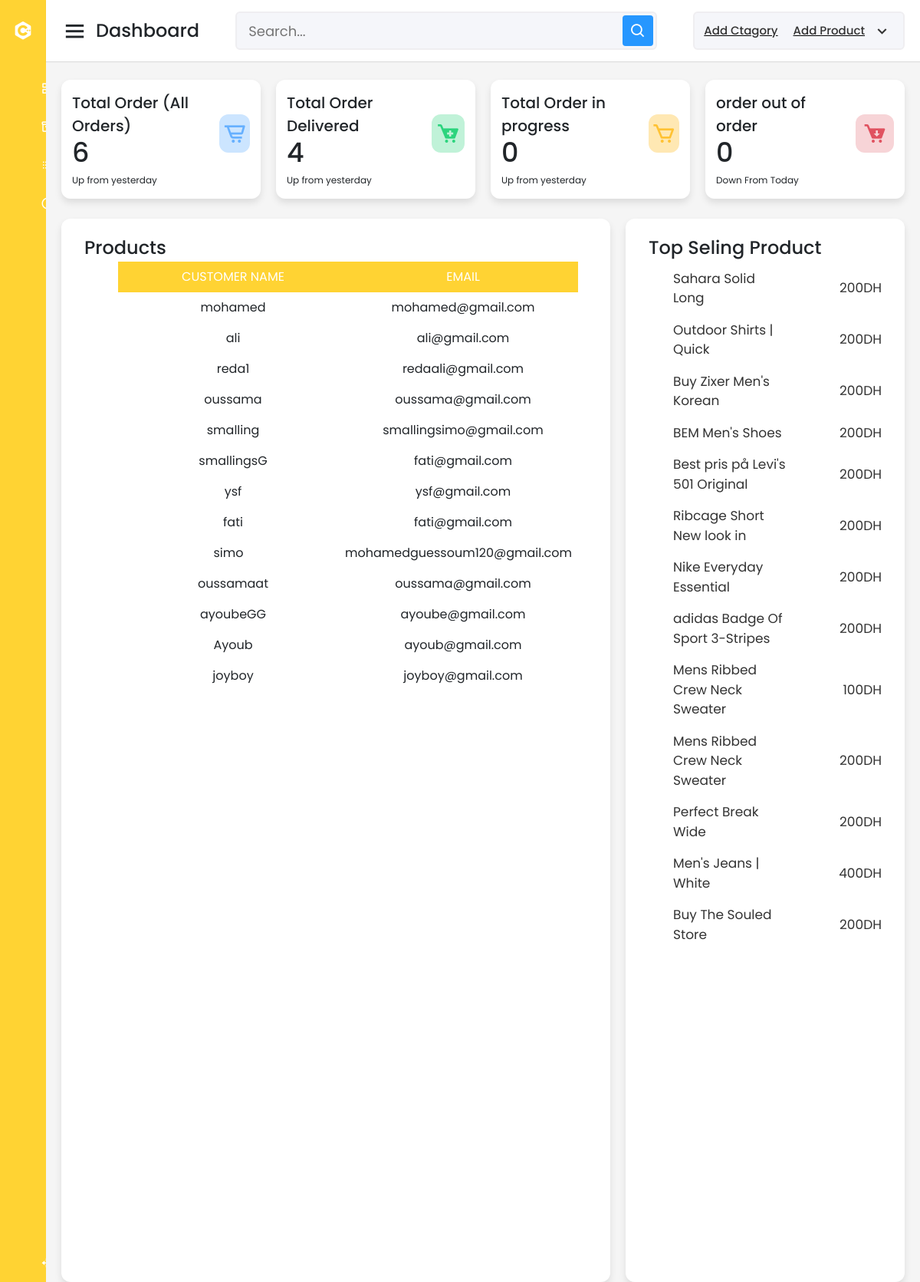
Screenshot of /escpasAdminUsers with the database file from the repository.
### all/models.py (models this page shows, shortened)
class Product(models.Model):
    name= models.CharField(max_length=100, null=True)
    price_per_unit = models.CharField(max_length=100, null=True)
    basic_unit = models.CharField(max_length=100, null=True)
    description = models.CharField(max_length=100, null=True)
    avatar = models.ImageField( null=True )
    date_created= models.DateTimeField(auto_now_add=True, null=True)
    sizes = models.ManyToManyField(Size)
    colors = models.ManyToManyField(Color)
    nameCat = models.ForeignKey(Cat,null=True, on_delete=models.CASCADE)

### all/views.py (the view)
# urls.py: path('escpasAdminUsers',views.escpasAdminUsers, name="escpasAdminUsers"),
def escpasAdminUsers(request):
    Orders = Order.objects.all()
    products = Product.objects.all()
    Cats = Cat.objects.all()
    user = User.objects.all()
    out_orders = Order.objects.all().count()
    out_ordersDelivered = Order.objects.filter(status="Delivered").count()
    out_ordersPending = Order.objects.filter(status="Pending").count()
    out_ordersinprogress = Order.objects.filter(status="in progress").count()
    out_ordersoutoforder = Order.objects.filter(status="out of order").count()
    context={'out_orders': out_orders,'products':products,'Cats':Cats,'Orders':Orders,'user':user,'out_ordersDelivered':out_ordersDelivered,'out_ordersPending':out_ordersPending,'out_ordersinprogress':out_ordersinprogress,'out_ordersoutoforder':out_ordersoutoforder}
    return render(request,"all/escpasAdminUsers.html",context)

### all/templates/all/escpasAdminUsers.html (shortened to what this page needs)
{% extends "all/mainDashbord.html" %}
{% load static %}
{% block content %}
      <div class="sales-boxes">
        <div class="recent-sales box">
          <div class="title">Products</div>
          <div class="sales-details">
            <ul class="details">
<div class="container">
	<div class="table" style="margin-bottom: 734px">
		<div class="table-header">
			<div class="header__item"><a id="name" class="filter__link" href="#">Customer Name</a></div>
			<div class="header__item"><a id="wins" class="filter__link filter__link--number" href="#">email</a></div>
		</div>
		<div class="table-content">
      {% for item  in user %}
			<div class="table-row">
        <div class="table-data">{{item.username}}</div>
        <div class="table-data">{{item.email}}</div>
			</div>
      {% endfor %}
		</div>
	</div>
</div>
    </ul>
          </div>
        </div>
        <div class="top-sales box">
          <div class="title">Top Seling Product</div>
          {% for item  in products %}
          <ul class="top-sales-details">
            <li>
            <a href="#">
              <span class="product" style="width:150px">{{item.name}}</span>
            </a>
            <span class="price">{{item.price_per_unit}}DH</span>
          </li>
          </ul>
          {% endfor %}
        </div>
      </div>
    </div>
  </section>
{% endblock  %}

### all/static/css/escpasAdmin.css (style rules this page uses)
* { margin: 0; padding: 0; box-sizing: border-box; font-family: 'Poppins', sans-serif; }
.home-content .sales-boxes { display: flex; justify-content: space-between; }
.home-content .sales-boxes .recent-sales { width: 65%; background: #fff; padding: 20px 30px; margin: 0 20px; border-radius: 12px; box-shadow: 0 5px 10px rgba(0, 0, 0, 0.1); }
.home-content .sales-boxes .sales-details { display: flex; align-items: center; justify-content: space-between; }
.sales-boxes .box .title { font-size: 24px; font-weight: 500; }
.home-content .sales-boxes .top-sales { width: 35%; background: #fff; padding: 20px 30px; margin: 0 20px 0 0; border-radius: 12px; box-shadow: 0 5px 10px rgba(0, 0, 0, 0.1); }
.sales-boxes .top-sales li { display: flex; align-items: center; justify-content: space-between; margin: 10px 0; }
.sales-boxes .top-sales li a { display: flex; align-items: center; text-decoration: none; }
.sales-boxes .top-sales li .product, .price { font-size: 17px; font-weight: 400; color: #333; }

### all/templates/all/escpasAdminUsers.html (style rules this page uses)
*, *:before, *:after { box-sizing:border-box; }
body { padding:$base-spacing-unit; font-family:'Source Sans Pro', sans-serif; margin:0; }
.container { max-width: 1000px; margin-right:auto; margin-left:auto; display:flex; justify-content:center; align-items:center; min-height:100vh; }
.table { width:100%; border:1px solid $color-form-highlight; }
.table-header { display: flex; width: 100%; background: #ffd333; padding: ($half-spacing-unit * 1.5) 0; width: 600px; }
.table-data, .header__item { flex: 1 1 20%; text-align:center; }
.header__item { text-transform:uppercase; }
a { color:black; }

### rows the page displays
Product: name "Sahara Solid Long", price_per_unit "200"
Product: name "Outdoor Shirts | Quick", price_per_unit "200"
Product: name "Buy Zixer Men's Korean", price_per_unit "200"
Product: name "BEM Men's Shoes", price_per_unit "200"
Product: name "Best pris på Levi's 501 Original", price_per_unit "200"
Product: name "Ribcage Short New look in", price_per_unit "200"
Product: name "Nike Everyday Essential", price_per_unit "200"
Product: name "adidas Badge Of Sport 3-Stripes", price_per_unit "200"
Product: name "Mens Ribbed Crew Neck Sweater", price_per_unit "100"
Product: name "Mens Ribbed Crew Neck Sweater", price_per_unit "200"
Product: name "Perfect Break Wide", price_per_unit "200"
Product: name "Men's Jeans | White", price_per_unit "400"
Product: name "Buy The Souled Store", price_per_unit "200"

### other values shown
{{ out_orders }} "6"
{{ out_ordersDelivered }} "4"
{{ out_ordersinprogress }} "0"
{{ out_ordersoutoforder }} "0"
{{ item.username }} "mohamed"
{{ item.email }} "mohamed@gmail.com"
{{ item.username }} "ali"
{{ item.email }} "ali@gmail.com"
{{ item.username }} "reda1"
{{ item.email }} "redaali@gmail.com"
{{ item.username }} "oussama"
{{ item.email }} "oussama@gmail.com"
{{ item.username }} "smalling"
{{ item.email }} "smallingsimo@gmail.com"
{{ item.username }} "smallingsG"
